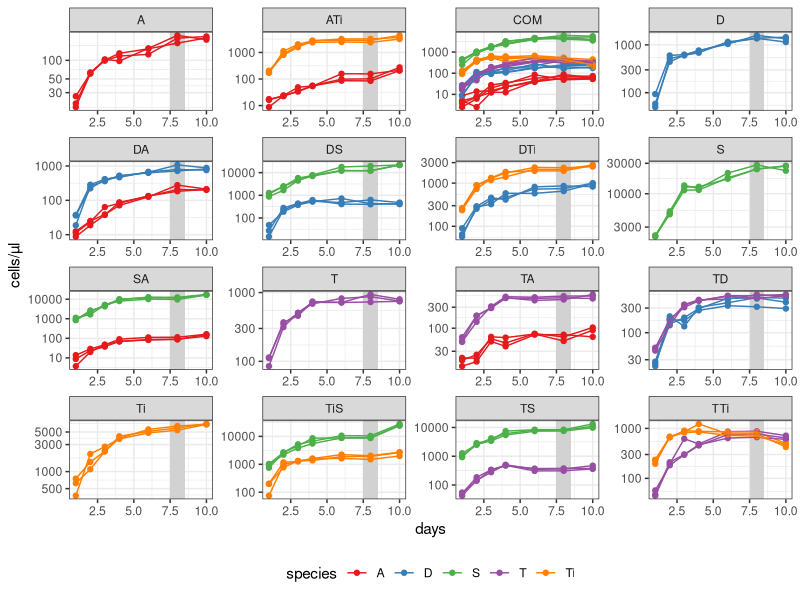

Source code (R):
library(tidyverse)
dt <- read_csv("Biovolume_by species.csv")
# plotting density cells per microliter
dt <- dt %>% 
  mutate(days_old = ifelse(days_old == "target", -1, days_old)) %>% 
  mutate(days_old = as.numeric(days_old)) %>% rename(experiment = sample_code) %>% 
  select(days_old, experiment, species_counted, cells_ul) %>% 
  rename(time = days_old, species = species_counted, density = cells_ul) %>% 
    filter(time >0) %>% 
  # rename species
  mutate(species = ifelse(species == "Amphidinium", "A", species)) %>% 
  mutate(species = ifelse(species == "Dunaliella", "D", species)) %>% 
  mutate(species = ifelse(species == "Synechococcus", "S", species)) %>% 
  mutate(species = ifelse(species == "Tetraselmis", "T", species)) %>% 
  mutate(species = ifelse(species == "Tisochrysis", "Ti", species))
  
  
pl <- ggplot(dt, aes(x = time, y = density, colour = species, group = interaction(species, experiment))) + 
  geom_rect(xmin = 8 - 0.5, xmax = 8 + 0.5, ymin = -Inf, ymax = Inf, colour = NA,fill = 'lightgrey', alpha = 0.1) +
  geom_point() + geom_line() + 
  scale_y_log10("cells/\u00B5l") + facet_wrap(~str_match(experiment, "[a-zA-Z]+"), scales = "free") + 
  theme_bw() + xlab("days")  + theme(legend.position = "bottom") + scale_color_brewer(palette = "Set1")
ggsave(pl, filename = "ghedini_2022_time_series.pdf", width = 8, height = 6)
# select time point day 8
dt2 <- dt %>% filter(time == 8) %>% pivot_wider(names_from = species, values_from = density, values_fill = 0) %>% select(-time, -experiment)
write_csv(dt2, file = "../ghedini_2022.csv")
